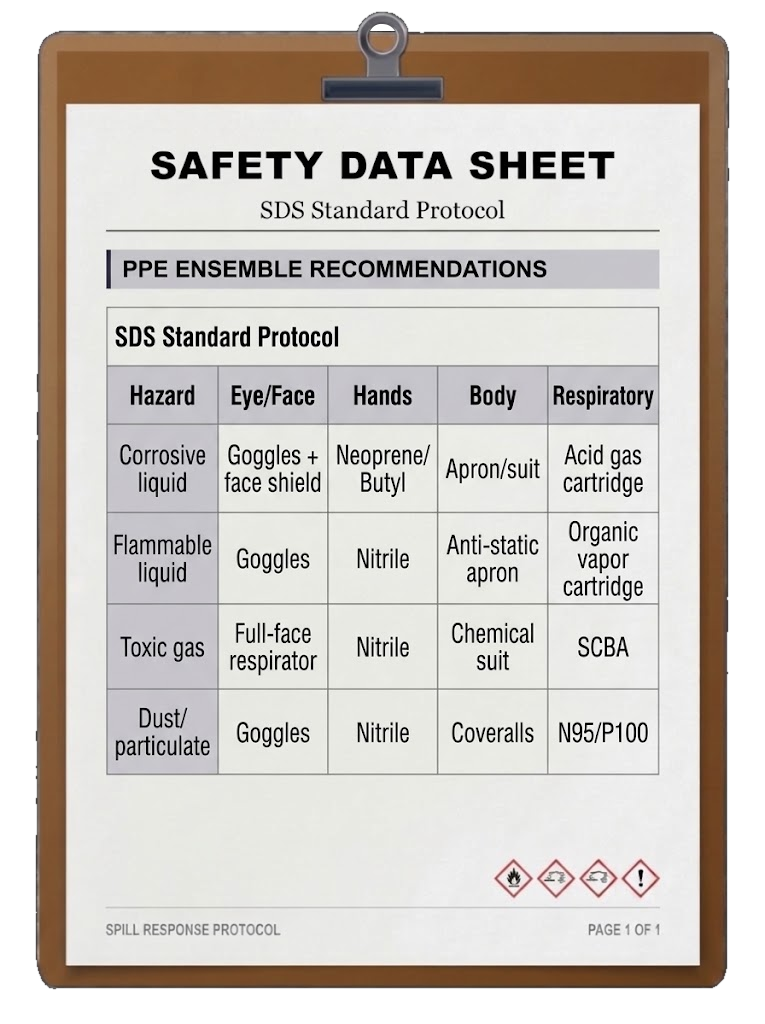
#> input picture Tools/sccheck_src/MCQ1.png, 765 x 1024 px
$ python prepare_sccheck_sds.py
#> lines starting #> are read from the running program, lines starting #| are printed output that depends on the picture; after the words box and inside, x2 and y2 are one past the last pixel; in counts of white or black regions, pixels touching at a corner belong together
"""Turns an SDS sheet picture (a paper on a clipboard, like MCQ1/2/3) into the holographic Reference SDS look of the workflow
pictures: paper -> translucent navy, dark text -> white, coloured pictograms kept.

    python Tools/prepare_sccheck_sds.py                       # the three default sheets from Tools/sccheck_src
    python Tools/prepare_sccheck_sds.py in.png out.png        # one sheet (e.g. a new chemical's sheet for SC14)

Put the result at Assets/Resources/ScCheck/SC14/sds1.png (per scenario) or Assets/Resources/ScCheck/sds1.png (default).
A picture that is already in the holo look can simply be copied there.
"""
import os
import sys

import numpy as np
from PIL import Image

ROOT = os.path.dirname(os.path.dirname(os.path.abspath(__file__)))
SRC = os.path.join(ROOT, "Tools", "sccheck_src")
OUT = os.path.join(ROOT, "Assets", "Resources", "ScCheck")


def convert(src, dst):
#> called with src = 'Tools/sccheck_src/MCQ1.png', dst = 'Assets/Resources/ScCheck/sds1.png'
    raw = Image.open(src).convert("RGBA")
#> raw is the input picture: PIL image 765x1024 RGBA; mean R, G, B, A 200.8, 195.3, 189.7, 215.1
    raw = raw.resize((raw.width * 2, raw.height * 2), Image.LANCZOS)  # smoother glyph edges when the sheet is drawn larger than the source
#> raw: PIL image 1530x2048 RGBA
    im = Image.new("RGB", raw.size, (0, 0, 0))
#> im: PIL image 1530x2048 RGB; every value is 0
    im.paste(raw, mask=raw.split()[3])  # transparent corners count as black, never as paper
    a = np.asarray(im, dtype=np.float32)
    mx, mn = a.max(2), a.min(2)
    lum = a @ np.array([0.299, 0.587, 0.114], dtype=np.float32)
    sat = (mx - mn) / (mx + 1.0)
    white = (lum > 228) & (sat < 0.10)
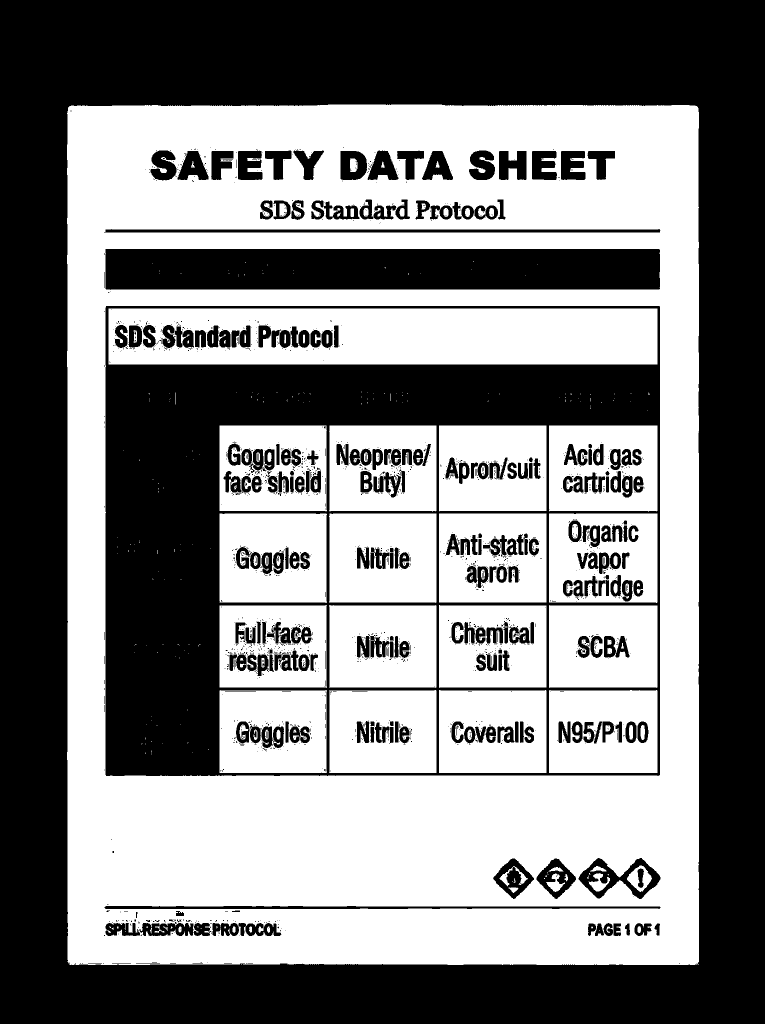
#> white: shape (2048, 1530) bool (shown at 1/2 size); 50.3% white; 1646 black regions (1368 under 20 px), largest, box (x1, y1, x2, y2) and area: (0, 0, 1530, 2048) 963149, (211, 612, 1320, 1552) 335110, (211, 498, 1320, 580) 89771
    ys, xs = np.where(white)
    # the paper = the big white block (ignore the clip, the border): use rows/cols where most pixels are white
    rows = np.where(white.sum(1) > 0.45 * white.shape[1] * 0.8)[0]
#> rows = 1476 values from 211 to 1928
    cols = np.where(white.sum(0) > 0.45 * white.shape[0] * 0.8)[0]
#> cols = 1114 values from 135 to 1397
    y0, y1 = rows.min() + 6, rows.max() - 6
#> y0 = 217; y1 = 1922
    x0, x1 = cols.min() + 6, cols.max() - 6
#> x0 = 141; x1 = 1391
    a = a[y0:y1, x0:x1]
#> a: shape (1705, 1250, 3) float32
    mx, mn = mx[y0:y1, x0:x1], mn[y0:y1, x0:x1]
#> mx: shape (1705, 1250) float32
#> mn: shape (1705, 1250) float32
    lum = lum[y0:y1, x0:x1]
#> lum: shape (1705, 1250) float32
    sat = sat[y0:y1, x0:x1]
#> sat: shape (1705, 1250) float32
    navy = np.array([14.0, 46.0, 92.0])
    band = np.array([44.0, 110.0, 176.0])
    out = np.zeros(a.shape[:2] + (4,), dtype=np.float32)
    t = np.clip((215.0 - lum) / 85.0, 0.0, 1.0)  # text strength (crisper than before)
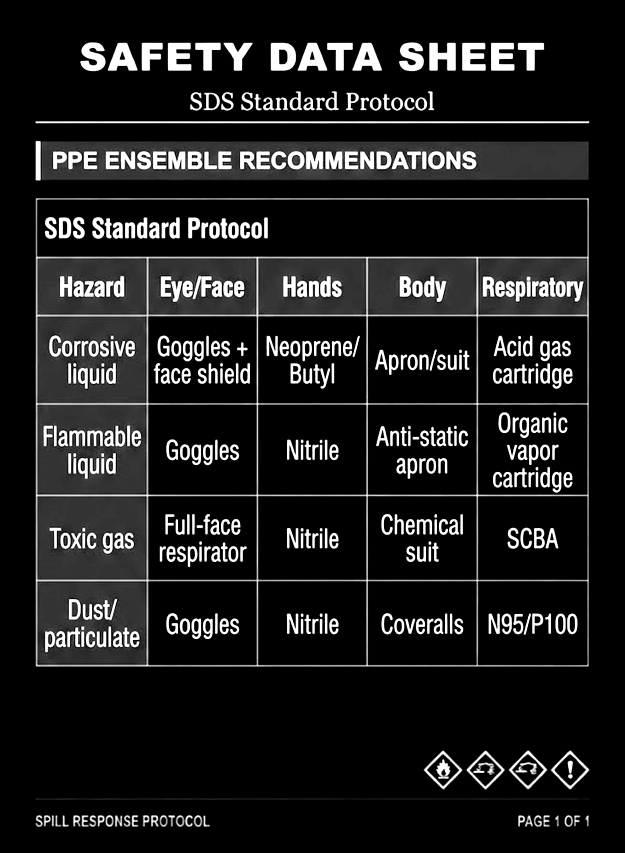
#> t: shape (1705, 1250) float32 (shown at 1/2 size); min 0, max 1, mean 0.12
    is_band = (lum > 150) & (lum < 228) & (sat < 0.12)
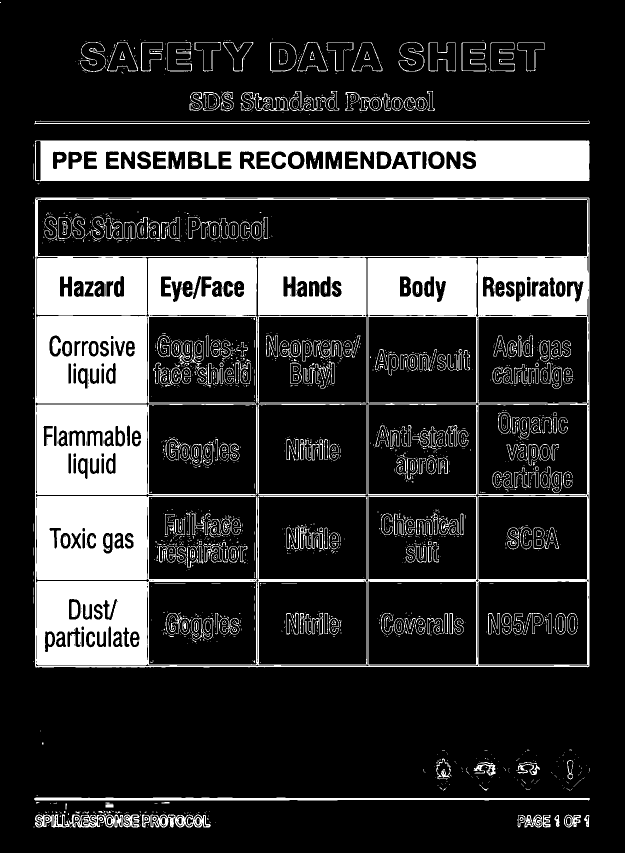
#> is_band: shape (1705, 1250) bool (shown at 1/2 size); 20% white; 1991 white regions (1532 under 20 px), largest, box (x1, y1, x2, y2) and area: (70, 395, 1179, 1335) 283414, (70, 281, 1179, 363) 71474, (68, 1595, 1180, 1601) 5291
    base = np.where(is_band[..., None], band, navy)
    rgb = base * (1 - t[..., None]) + 255.0 * t[..., None]
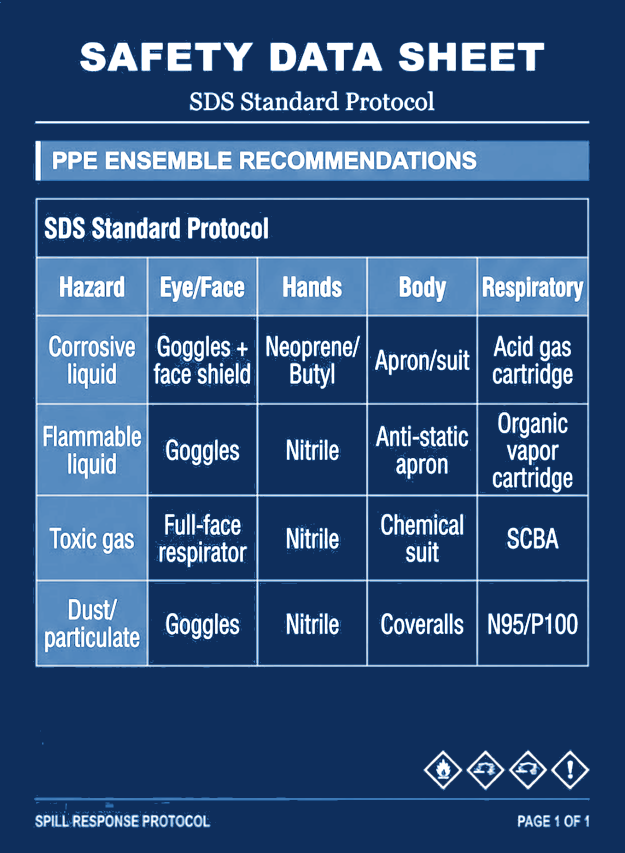
#> rgb: shape (1705, 1250, 3) float64 (shown at 1/2 size); mean of channels 0, 1, 2 47.6, 81, 124.6; drawn as R, G, B
    alpha = np.where(is_band, 0.94, 0.88) * (1 - t) + 1.0 * t  # nearly opaque so the table behind never muddies the text
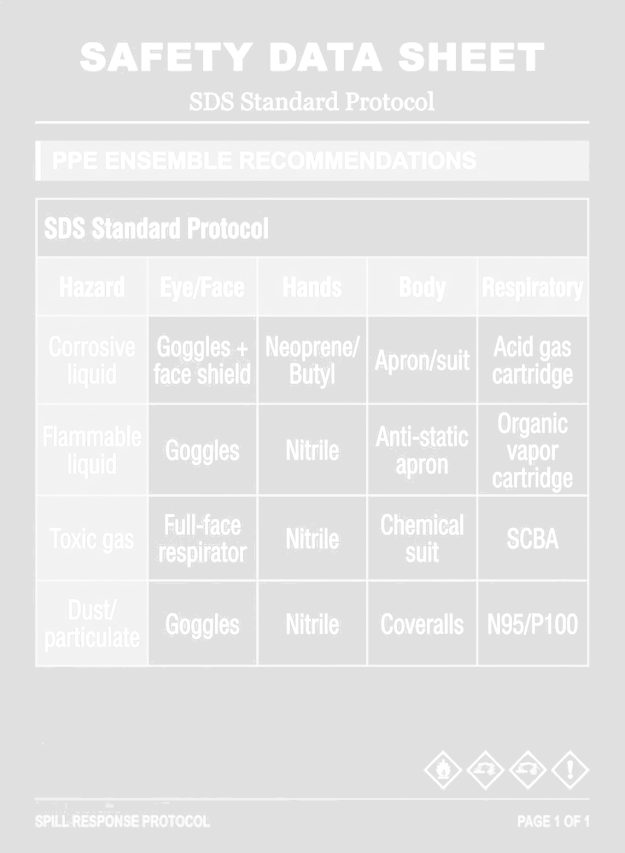
#> alpha: shape (1705, 1250) float64 (shown at 1/2 size); min 0.88, max 1, mean 0.904
    colour = sat > 0.32  # red / orange pictograms keep their colour
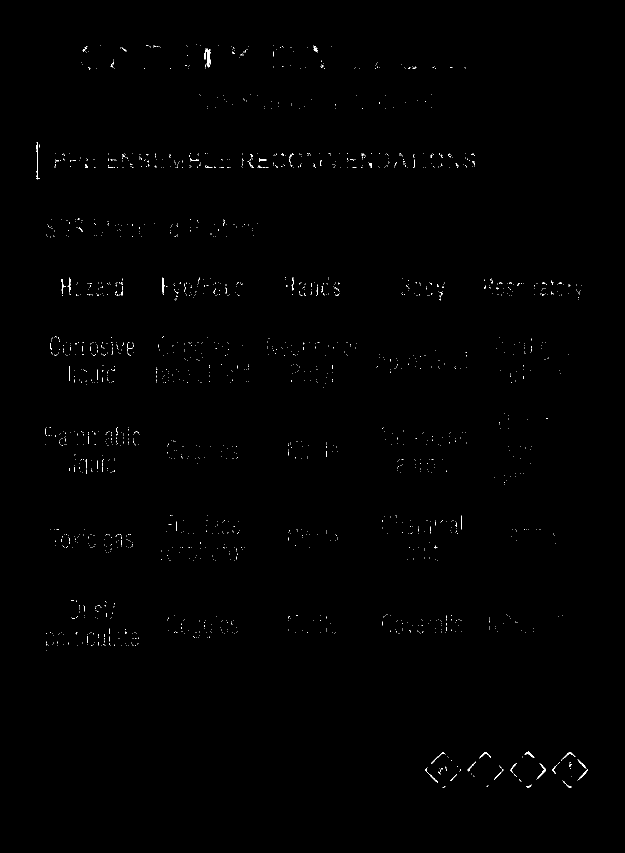
#> colour: shape (1705, 1250) bool (shown at 1/2 size); 0.3% white in thin lines or dots, all inside (x1, y1, x2, y2) = (73, 89, 1176, 1576)
    rgb = np.where(colour[..., None], a, rgb)
    alpha = np.where(colour, 1.0, alpha)
    out[..., :3] = rgb
    out[..., 3] = alpha * 255.0
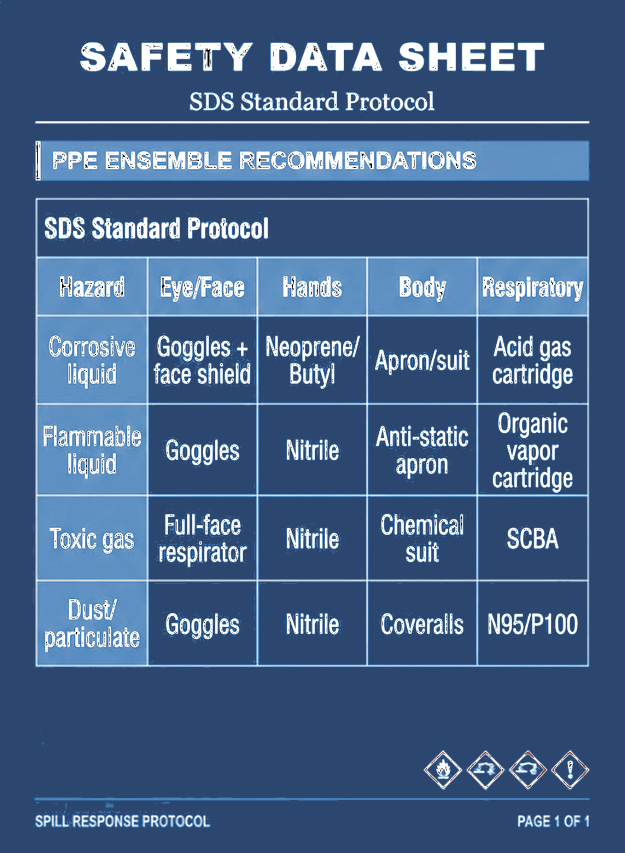
#> out: shape (1705, 1250, 4) float32 (shown at 1/2 size); mean R, G, B, A 48, 81.5, 126.1, 230.5; transparent parts drawn white
    Image.fromarray(np.clip(out, 0, 255).astype(np.uint8), "RGBA").save(dst)
    print("wrote", dst, "crop", (x0, y0, x1, y1))
#| wrote Assets/Resources/ScCheck/sds1.png crop (141, 217, 1391, 1922)


if __name__ == "__main__":
    if len(sys.argv) == 3:
        convert(sys.argv[1], sys.argv[2])
    else:
        for i, name in enumerate(["MCQ1.png", "MCQ2.jpg", "MCQ3.jpg"], 1):
            convert(os.path.join(SRC, name), os.path.join(OUT, "sds%d.png" % i))
#> pass 2 of the loop `for i, name in enumerate(["MCQ1.png", "MCQ2.jpg", "MCQ3.jpg"], 1):`:
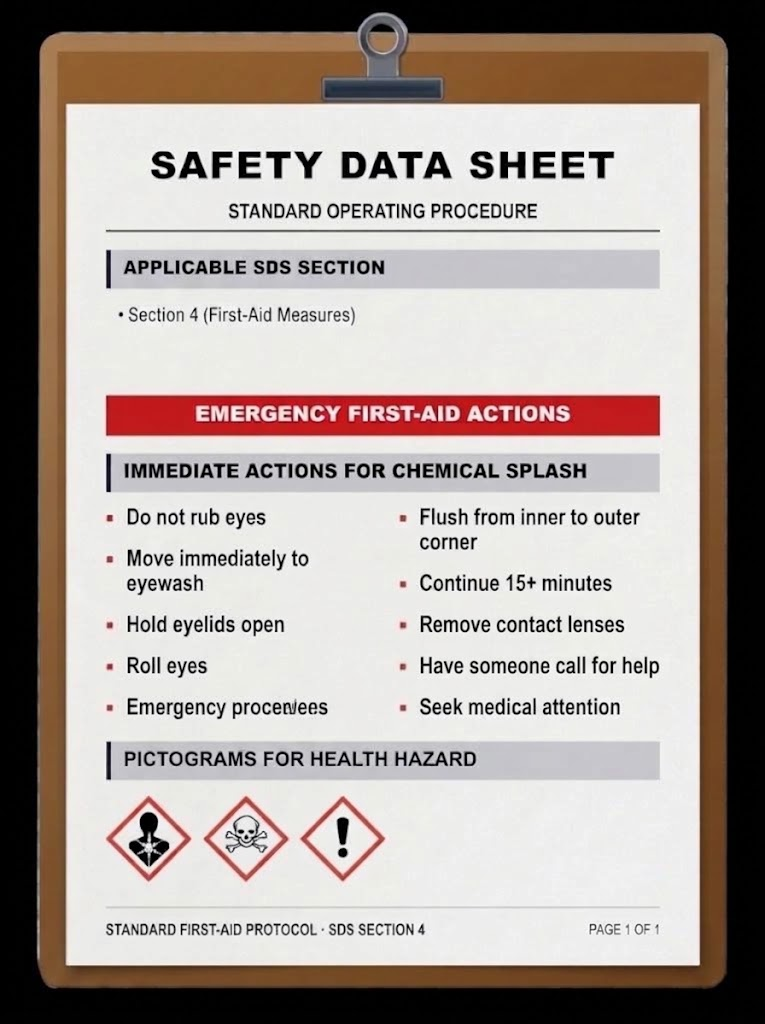
#> input picture Tools/sccheck_src/MCQ2.jpg, 765 x 1024 px
#> in convert (call 2), `white = (lum > 228) & (sat < 0.10)`:
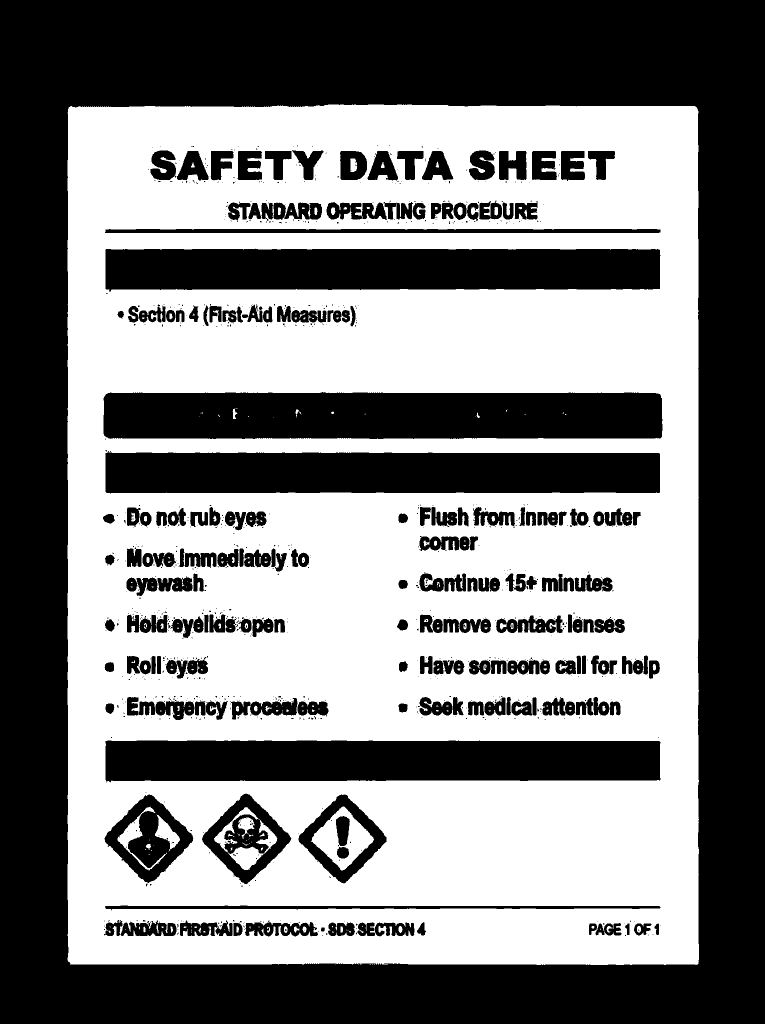
#> white: shape (2048, 1530) bool (shown at 1/2 size); 50.7% white; 980 black regions (783 under 20 px), largest, box (x1, y1, x2, y2) and area: (0, 0, 1530, 2048) 968345, (207, 784, 1325, 878) 101336, (211, 497, 1321, 584) 89474
#> rows = 1369 values from 212 to 1928
#> cols = 1261 values from 136 to 1396
#> y0 = 218
#> x0 = 142; x1 = 1390
#> t: shape (1704, 1248) float32
#> is_band: shape (1704, 1248) bool; 14.2% white; 1163 white regions (826 under 20 px), largest, box (x1, y1, x2, y2) and area: (69, 279, 1179, 366) 79611, (69, 1263, 1179, 1347) 75793, (69, 684, 1178, 770) 70933
#> base: shape (1704, 1248, 3) float64
#> colour: shape (1704, 1248) bool; 4.7% white; 1135 white regions (1051 under 20 px), largest, box (x1, y1, x2, y2) and area: (70, 572, 1178, 654) 78520, (72, 1376, 240, 1542) 3921, (267, 1375, 434, 1543) 3915
#> in convert (call 2), `rgb = np.where(colour[..., None], a, rgb)`:
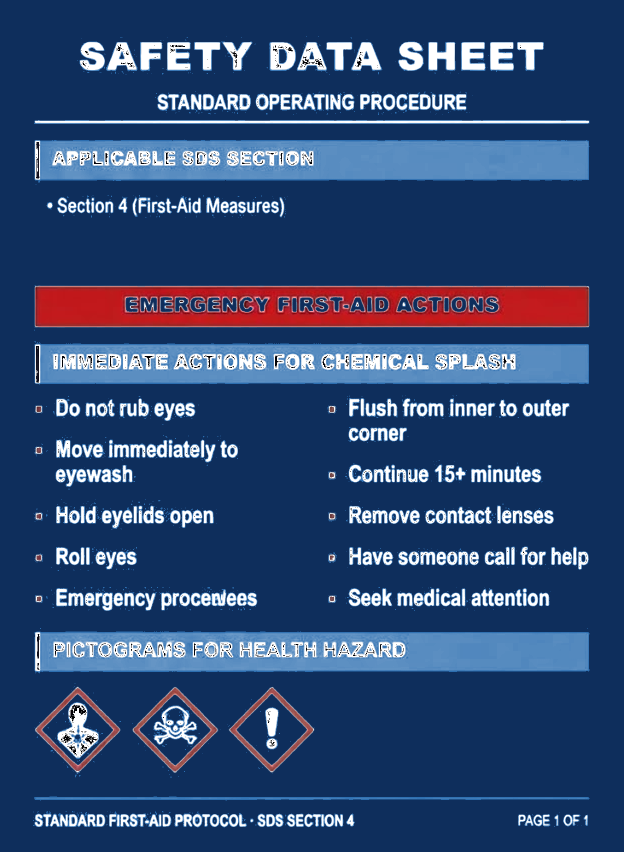
#> rgb: shape (1704, 1248, 3) float64 (shown at 1/2 size); mean R, G, B 47.2, 72.8, 114.7
#| wrote Assets/Resources/ScCheck/sds2.png crop (142, 218, 1390, 1922)
